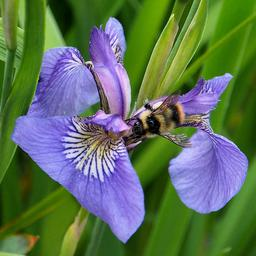
#> input picture HelloWorld/sample/iris_raw_images/iris-setosa/iris_setosa_1.jpg, 256 x 256 px, given as the content of the folder sample/iris/test, which was not available
$ jupyter execute --allow-errors MultiModalAlgorithm-ExtractFeatures.ipynb   (text cells are left out)
#> lines starting #> are read from the running program, lines starting #| are printed output that depends on the picture; after the words box and inside, x2 and y2 are one past the last pixel; in counts of white or black regions, pixels touching at a corner belong together; long printed decimals are rounded; pictures that were not available may be replaced by others from this repository, and a replacement may not be noted
[cell 1]
# import os

# def rename_files_in_directory(directory_path):
#     """
#     Renomeia todos os arquivos em um diretório para o nome da pasta seguido de um número crescente.
#     Substitui "-" por "_" no nome da pasta.

#     Args:
#         directory_path: Caminho para o diretório.
#     """
#     # Obtém o nome da pasta e substitui "-" por "_"
#     folder_name = os.path.basename(directory_path).replace("-", "_")
#     # Lista todos os arquivos no diretório
#     filenames = os.listdir(directory_path)

#     # Para cada arquivo no diretório
#     for i, filename in enumerate(filenames):
#         # Constrói o novo nome do arquivo
#         new_filename = f"{folder_name}_{i+1}.jpg"
#         # Constrói o caminho completo para o arquivo antigo e o novo
#         old_file_path = os.path.join(directory_path, filename)
#         new_file_path = os.path.join(directory_path, new_filename)
#         # Renomeia o arquivo
#         os.rename(old_file_path, new_file_path)

# # Uso da função
# rename_files_in_directory('sample/iris_raw_images/iris-setosa')
# rename_files_in_directory('sample/iris_raw_images/iris-versicolor')
# rename_files_in_directory('sample/iris_raw_images/iris-virginica')

[cell 2]
# [13 lines of commented-out code are left out]

[cell 3]
import os

import numpy as np
from sklearn import preprocessing
from sklearn.cluster import KMeans
from PIL import Image
import cv2
import pandas as pd

# Alterar as opções de impressão
# np.set_printoptions(threshold=np.inf)

[cell 4]
def vetorizar_imagem(caminho_imagem):
    # Ler a imagem
    imagem = cv2.imread(caminho_imagem)

    # Converter a imagem em um vetor unidimensional
    vetor_imagem = imagem.flatten()

    return vetor_imagem

[cell 5]
def vetorizar_imagens(diretorio):
#> called with diretorio = 'sample/iris/test'
    vetor_imagens = {}
    for root, dirs, files in os.walk(diretorio):
        for filename in files:
            if filename.endswith(".jpg") or filename.endswith(".png"):
                caminho_imagem = os.path.join(root, filename)
                imagem = cv2.imread(caminho_imagem, cv2.IMREAD_GRAYSCALE)
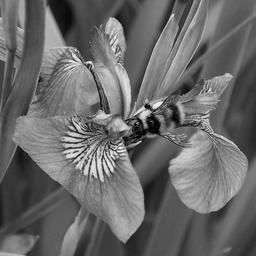
#> imagem: shape (256, 256); min 0, max 255, mean 105.2
                vetor_imagem = imagem.flatten()
                file_name = filename.split('.')[0]
                vetor_imagens[file_name] = np.array(vetor_imagem)
    return vetor_imagens

[cell 6]
# Use a função para vetorizar todas as imagens em um diretório
# images_vectorized = {}
directory = 'sample/iris/test'
# images_vectorized = vetorizar_imagens(directory)
# Exemplo de uso
vetor_imagens = vetorizar_imagens(directory)
#> vetor_imagens = 1 item

[cell 7]
vetor_imagens

[cell 8]
def extrair_cor_petalas(caminho_imagem):
    # Carregar a imagem
#> called with caminho_imagem = 'sample/iris_images/iris_setosa_1.jpg'
    imagem = Image.open(caminho_imagem)
#> imagem: PIL image 256x256 RGB
    imagem = imagem.resize((150,150)) # Redimensionar a imagem para reduzir o tempo de processamento
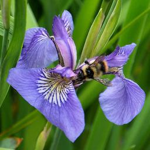
#> imagem: PIL image 150x150 RGB; mean R, G, B 93.6, 114.5, 88.2
    imagem_np = np.array(imagem)

    # Redimensionar a imagem para ser uma lista de pixels
    pixels = imagem_np.reshape(-1, 3)

    # Executar o algoritmo k-means para encontrar as cores mais comuns
    kmeans = KMeans(n_clusters=5)
    kmeans.fit(pixels)

    # Encontrar a cor mais comum (ou seja, o centro do cluster mais comum)
    cor_dominante = kmeans.cluster_centers_[kmeans.labels_[0]]

    return cor_dominante

[cell 9]
def extrair_cores_pasta(caminho_pasta):
    # Inicializar um dicionário para armazenar as cores dominantes
    cores_dominantes = {}

    # Listar todos os arquivos na pasta
    arquivos = os.listdir(caminho_pasta)

    # Para cada arquivo na pasta, extrair a cor dominante das pétalas
    for arquivo in arquivos:
        # Ignorar arquivos que não são imagens
        if not (arquivo.endswith('.jpg') or arquivo.endswith('.png')):
            continue

        # Construir o caminho completo para o arquivo
        caminho_arquivo = os.path.join(caminho_pasta, arquivo)

        # Extrair a cor dominante das pétalas
        cor_dominante = extrair_cor_petalas(caminho_arquivo)

        # Adicionar a cor dominante ao dicionário
        cores_dominantes[arquivo.split('.')[0]] = cor_dominante

    return cores_dominantes

[cell 10]
# Exemplo de uso
cores_dominantes = extrair_cores_pasta('sample/iris_images')
for nome_arquivo, cor_dominante in cores_dominantes.items():
    print("Cor dominante das pétalas do arquivo '{}': {}".format(nome_arquivo, cor_dominante))

[cell 11]
def extrair_formato_petalas(caminho_imagem):
    # Carregar a imagem em escala de cinza
#> called with caminho_imagem = 'sample/iris_images/iris_setosa_1.jpg'
    imagem = cv2.imread(caminho_imagem, cv2.IMREAD_GRAYSCALE)

    # Aplicar um limiar para separar as pétalas do fundo
    _, imagem_limiar = cv2.threshold(imagem, 127, 255, cv2.THRESH_BINARY)
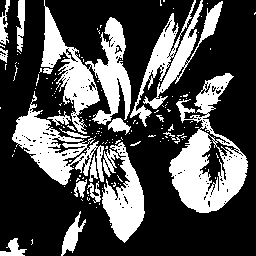
#> imagem_limiar: shape (256, 256); 30.7% white; 151 white regions (130 under 20 px)

    # Encontrar os contornos na imagem
    contornos, _ = cv2.findContours(imagem_limiar, cv2.RETR_EXTERNAL, cv2.CHAIN_APPROX_SIMPLE)
#> contornos = 147 contours, 131 with area under 20; largest, box (x1, y1, x2, y2) and area: (169, 73, 248, 213) 5444, (41, 0, 131, 134) 4234, (12, 91, 104, 185) 2896, (130, 0, 223, 127) 2530, (102, 142, 145, 243) 2244

    # Calcular a área e o perímetro de cada contorno
    areas = [cv2.contourArea(contorno) for contorno in contornos]
#> areas = 147 values, max 5444 at index 114, min 0 at index 2, mean 129
    perimetros = [cv2.arcLength(contorno, True) for contorno in contornos]
#> perimetros = 147 values, max 1156.9 at index 144, min 0 at index 2, mean 40.11

    # Calcular a convexidade de cada contorno (a proporção entre a área do contorno e a área do seu casco convexo)
    convexidades = [cv2.contourArea(contorno) / cv2.contourArea(cv2.convexHull(contorno)) if cv2.contourArea(cv2.convexHull(contorno)) != 0 else 0 for contorno in contornos]
#> convexidades = 147 values, max 1 at index 22, min 0 at index 2, mean 0.209

    return areas, perimetros, convexidades

[cell 12]
def extrair_caracteristicas_pasta(caminho_pasta):
    # Obter uma lista de todos os arquivos na pasta
    arquivos = os.listdir(caminho_pasta)

    # Inicializar um dicionário para armazenar as características de cada arquivo
    caracteristicas_arquivos = {}

    # Para cada arquivo na pasta, extrair as características e adicionar ao dicionário
    for arquivo in arquivos:
        # Ignorar arquivos que não são imagens
        if not (arquivo.endswith('.png') or arquivo.endswith('.jpg')):
            continue

        # Extrair as características do arquivo
        areas, perimetros, convexidades = extrair_formato_petalas(os.path.join(caminho_pasta, arquivo))

        # Adicionar as características ao dicionário, usando o nome do arquivo sem a extensão como chave
        nome_arquivo_sem_extensao = os.path.splitext(arquivo)[0]
        caracteristicas_arquivos[nome_arquivo_sem_extensao] = {"areas": areas, "perimetros":perimetros, "convexidades":convexidades}
    # Extrair o formato das pétalas

    return caracteristicas_arquivos

[cell 13]
# # Exemplo de uso
# caracteristicas = extrair_caracteristicas('sample/iris/iris_setosa_1.jpg')

# print("Características da imagem:", caracteristicas)


# Exemplo de uso
caracteristicas_iris = extrair_caracteristicas_pasta('sample/iris_images')
#> caracteristicas_iris = 1 item

for nome_arquivo, caracteristicas in caracteristicas_iris.items():
    print("Características do arquivo iris'{}': {}".format(nome_arquivo, caracteristicas))
#> this loop made 1 pass
#> (printed output is left out)

[cell 14]
def reduzir_dimensao(dicionario_caracteristicas):
    dicionario_reduzido = {}

    for nome_arquivo, caracteristicas in dicionario_caracteristicas.items():
        caracteristicas_reduzidas = {chave: [np.mean(valores)] for chave, valores in caracteristicas.items()}
        dicionario_reduzido[nome_arquivo] = caracteristicas_reduzidas
#> after the loop, dicionario_reduzido = 1 item

    return dicionario_reduzido

caracteristicas_iris_reduzidas = reduzir_dimensao(caracteristicas_iris)
#> caracteristicas_iris_reduzidas = 1 item

for nome_arquivo, caracteristicas in caracteristicas_iris_reduzidas.items():
    print("Características reduzidas do arquivo iris'{}': {}".format(nome_arquivo, caracteristicas))

[cell 15]
cores_dominantes_df = pd.DataFrame(cores_dominantes).T
cores_dominantes_df.columns = ['cor_r', 'cor_g', 'cor_b']
cores_dominantes_df = cores_dominantes_df.reset_index().rename(columns={'index':'arquivo_cor'})
cores_dominantes_df

[cell 16]
df = pd.DataFrame(caracteristicas_iris_reduzidas).T
#> df = table of 1 rows and 3 columns
df = df.reset_index().rename(columns={'index': 'nome_arquivo'})
#> df = table of 1 rows and 4 columns
df['classe'] = [classe.split('_')[1] for classe in df['nome_arquivo']]
df['areas'] = [area[0] for area in df['areas']]
df['perimetros'] = [perimetro[0] for perimetro in df['perimetros']]
df['convexidades'] = [convexidade[0] for convexidade in df['convexidades']]
df
#> Out = table of 1 rows and 5 columns

[cell 17]
df_carac = pd.merge(df, cores_dominantes_df, left_on='nome_arquivo', right_on='arquivo_cor')
#> df_carac = table of 1 rows and 9 columns
df_carac.drop(columns=['arquivo_cor'], inplace=True)
df_carac
#> Out = table of 1 rows and 8 columns

[cell 18]
def normalizar_colunas(df):
    return df.apply(lambda x: (x - x.min()) / (x.max() - x.min()))

[cell 19]
df_normalizado = normalizar_colunas(df_carac[['areas','perimetros','convexidades','cor_r','cor_g','cor_b']])
#> df_normalizado = table of 1 rows and 6 columns
print(df_normalizado)
#|    areas  perimetros  convexidades  cor_r  cor_g  cor_b
#| 0    NaN         NaN           NaN    NaN    NaN    NaN
df_carac[['areas','perimetros','convexidades','cor_r','cor_g','cor_b']] = df_normalizado[['areas','perimetros','convexidades','cor_r','cor_g','cor_b']]
df_carac
#> Out = table of 1 rows and 8 columns

[cell 20]
# df_carac['geral'] = [np.array([df_carac['areas'][i], df_carac['perimetros'][i], df_carac['convexidades'][i], df_carac['cor_r'][i], df_carac['cor_g'][i], df_carac['cor_b'][i]]) for i in range(len(df_carac))]
# df_carac['areas'][2]
df_carac.sort_values(by='nome_arquivo', inplace=True)
df_carac.reset_index(drop=True, inplace=True)
df_carac
#> Out = table of 1 rows and 8 columns

[cell 21]
df_carac.to_csv('sample/iris_images.csv', index=False, sep=',', header=True)

[cell 22]
def early_fusion(caracteristicas, caracteristicas_outras):
    # Inicializar um dicionário para armazenar os vetores fusionados
    dicionario_fusion = {}

    # Para cada arquivo no dicionário de características, adicionar o vetor fusionado ao dicionario_fusion
    for nome_arquivo, caracteristica in caracteristicas.items():
        # Ignorar arquivos que não estão no dicionario_cores
        if nome_arquivo not in caracteristicas_outras:
            continue

        # Obter a cor correspondente
        outra = caracteristicas_outras[nome_arquivo]

        # Realizar a fusão precoce concatenando as características e a cor
        vetor_fusion = caracteristica + outra

        # Adicionar o vetor fusionado ao dicionario_fusion
        dicionario_fusion[nome_arquivo] = vetor_fusion

    return dicionario_fusion

[cell 23]
# for nome_arquivo, caracteristica in caracteristicas_iris_reduzidas.items():
    # print("Características reduzidas do arquivo iris'{}': {}".format(nome_arquivo, caracteristicas))
for nome_arquivo, caracteristica in caracteristicas_iris_reduzidas.items():
    nova_caracteristica = []
    nova_caracteristica.append(caracteristica['areas'][0])
    nova_caracteristica.append(caracteristica['perimetros'][0])
    nova_caracteristica.append(caracteristica['convexidades'][0])
    caracteristica_iris = {nome_arquivo: np.array(nova_caracteristica)}
    print("Características early fusion do arquivo iris'{}': {}".format(nome_arquivo, caracteristica_iris[nome_arquivo]))
#> this loop made 1 pass
#> (nome_arquivo, caracteristica_iris) on pass 1: ('iris_setosa_1', {'iris_setosa_1': [129, 40.11, 0.209]})
#| Características early fusion do arquivo iris'iris_setosa_1': [128.997  40.108   0.2085]

[cell 24]
caracteristica_iris
#> Out = {'iris_setosa_1': [129, 40.11, 0.209]}

#> (a cell that did not finish here is left out)

[cell 26]
caracteristica_iris_cores = {}
for nome_arquivo_cor, caracteristica_cor in cores_dominantes.items():
    for nome_arquivo, caracteristica in caracteristica_iris.items():
        if nome_arquivo_cor == nome_arquivo:
            print(True)
            array_caracteristica = np.append(caracteristica, caracteristica_cor)
            caracteristica_iris_cores[nome_arquivo] = array_caracteristica
#> after the loop, caracteristica_iris_cores = {'iris_setosa_1': [129, 40.11, 0.209, 126.1, 146.6, 78.14]}

[cell 27]
caracteristica_iris_cores
#> Out has the same summary as caracteristica_iris_cores

[cell 28]
for nome_arquivo_cor, caracteristica_cor in cores_dominantes.items():
    print(nome_arquivo_cor, caracteristica_cor)

[cell 29]
caracteristica_iris_cores
#> Out has the same summary as caracteristica_iris_cores

$ run again, on HelloWorld/sample/iris_raw_images/iris-versicolor/iris_versicolor_104.jpg
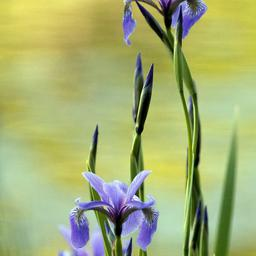
#> input picture HelloWorld/sample/iris_raw_images/iris-versicolor/iris_versicolor_104.jpg, 256 x 256 px, given as the content of the folder sample/iris/test, which was not available
#> in vetorizar_imagens, `imagem = cv2.imread(caminho_imagem, cv2.IMREAD_GRAYSCALE)`:
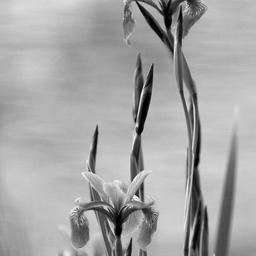
#> imagem: shape (256, 256); min 0, max 255, mean 165.6
#> vetor_imagens = 1 item
#> in extrair_formato_petalas, `_, imagem_limiar = cv2.threshold(imagem, 127, 255, cv2.THRESH_BINARY)`:
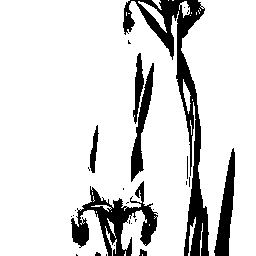
#> imagem_limiar: shape (256, 256); 85.7% white; 27 black regions (19 under 20 px)
#> contornos = 29 contours, 19 with area under 20; largest, box (x1, y1, x2, y2) and area: (0, 0, 196, 256) 42198, (181, 0, 256, 256) 13291, (138, 1, 167, 33) 188, (183, 79, 191, 114) 101, (179, 1, 190, 18) 78
#> areas = 29 values, max 42198.5 at index 28, min 0 at index 0, mean 1933.1
#> perimetros = 29 values, max 1939.2 at index 28, min 0 at index 7, mean 120.4
#> convexidades = 29 values, max 0.883 at index 28, min 0 at index 0, mean 0.263
#> caracteristicas_iris = 1 item
#> the loop `for nome_arquivo, caracteristicas in caracteristicas_iris.items():` made 1 pass
#> nome_arquivo on pass 1: 'iris_versicolor_104'
#> (printed output is left out)
#> the loop in reduzir_dimensao, `for nome_arquivo, caracteristicas in dicionario_caracteristicas.items():` made 1 pass
#> the loop `for nome_arquivo, caracteristicas in caracteristicas_iris_reduzidas.it..` made 1 pass
#> (printed output is left out)
#> `df = pd.DataFrame(caracteristicas_iris_reduzidas).T`: df = table of 1 rows and 3 columns
#> `df = df.reset_index().rename(columns={'index': 'nome_arquivo'})`: df = table of 1 rows and 4 columns
#> `df`: Out = table of 1 rows and 5 columns
#> df_carac = table of 1 rows and 9 columns
#> `df_carac`: Out = table of 1 rows and 8 columns
#> df_normalizado = table of 1 rows and 6 columns
#|    areas  perimetros  convexidades  cor_r  cor_g  cor_b
#| 0    NaN         NaN           NaN    NaN    NaN    NaN
#> `df_carac`: Out = table of 1 rows and 8 columns
#> the loop `for nome_arquivo, caracteristica in caracteristicas_iris_reduzidas.ite..` made 1 pass
#> (nome_arquivo, caracteristica_iris) on pass 1: ('iris_versicolor_104', {'iris_versicolor_104': [1933.1, 120.4, 0.263]})
#> (printed output is left out)
#> `caracteristica_iris`: Out = {'iris_versicolor_104': [1933.1, 120.4, 0.263]}
#> after the loop `for nome_arquivo_cor, caracteristica_cor in cores_dominantes.items():`: caracteristica_iris_cores = {'iris_versicolor_104': [1933.1, 120.4, 0.263, 192.7, 197.6, 105.4]}
#> `caracteristica_iris_cores`: Out has the same summary as caracteristica_iris_cores
#> `caracteristica_iris_cores`: Out has the same summary as caracteristica_iris_cores

$ run again, on HelloWorld/sample/iris_raw_images/iris-versicolor/iris_versicolor_107.jpg
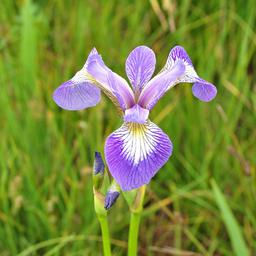
#> input picture HelloWorld/sample/iris_raw_images/iris-versicolor/iris_versicolor_107.jpg, 256 x 256 px, given as the content of the folder sample/iris/test, which was not available
#> in vetorizar_imagens, `imagem = cv2.imread(caminho_imagem, cv2.IMREAD_GRAYSCALE)`:
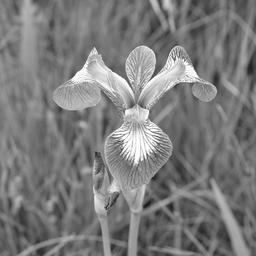
#> imagem: shape (256, 256); min 22, max 255, mean 123.6
#> vetor_imagens = 1 item
#> in extrair_formato_petalas, `_, imagem_limiar = cv2.threshold(imagem, 127, 255, cv2.THRESH_BINARY)`:
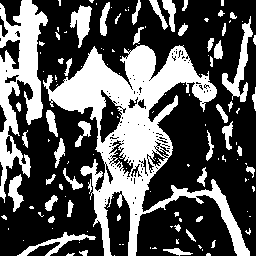
#> imagem_limiar: shape (256, 256); 35.2% white; 131 white regions (81 under 20 px)
#> contornos = 126 contours, 86 with area under 20; largest, box (x1, y1, x2, y2) and area: (43, 45, 250, 256) 13943, (0, 0, 48, 203) 3950, (222, 16, 253, 102) 626, (70, 5, 92, 48) 434, (17, 232, 96, 256) 346
#> areas = 126 values, max 13943 at index 92, min 0 at index 0, mean 175.4
#> perimetros = 126 values, max 1914.4 at index 92, min 0 at index 0, mean 46.38
#> convexidades = 126 values, max 1 at index 1, min 0 at index 0, mean 0.492
#> caracteristicas_iris = 1 item
#> the loop `for nome_arquivo, caracteristicas in caracteristicas_iris.items():` made 1 pass
#> nome_arquivo on pass 1: 'iris_versicolor_107'
#> (printed output is left out)
#> the loop in reduzir_dimensao, `for nome_arquivo, caracteristicas in dicionario_caracteristicas.items():` made 1 pass
#> the loop `for nome_arquivo, caracteristicas in caracteristicas_iris_reduzidas.it..` made 1 pass
#> (printed output is left out)
#> `df = pd.DataFrame(caracteristicas_iris_reduzidas).T`: df = table of 1 rows and 3 columns
#> `df = df.reset_index().rename(columns={'index': 'nome_arquivo'})`: df = table of 1 rows and 4 columns
#> `df`: Out = table of 1 rows and 5 columns
#> df_carac = table of 1 rows and 9 columns
#> `df_carac`: Out = table of 1 rows and 8 columns
#> df_normalizado = table of 1 rows and 6 columns
#|    areas  perimetros  convexidades  cor_r  cor_g  cor_b
#| 0    NaN         NaN           NaN    NaN    NaN    NaN
#> `df_carac`: Out = table of 1 rows and 8 columns
#> the loop `for nome_arquivo, caracteristica in caracteristicas_iris_reduzidas.ite..` made 1 pass
#> (nome_arquivo, caracteristica_iris) on pass 1: ('iris_versicolor_107', {'iris_versicolor_107': [175.4, 46.38, 0.492]})
#> (printed output is left out)
#> `caracteristica_iris`: Out = {'iris_versicolor_107': [175.4, 46.38, 0.492]}
#> after the loop `for nome_arquivo_cor, caracteristica_cor in cores_dominantes.items():`: caracteristica_iris_cores = {'iris_versicolor_107': [175.4, 46.38, 0.492, 103.5, 127.9, 27.3]}
#> `caracteristica_iris_cores`: Out has the same summary as caracteristica_iris_cores
#> `caracteristica_iris_cores`: Out has the same summary as caracteristica_iris_cores

$ run again, on HelloWorld/sample/iris_raw_images/iris-virginica/iris_virginica_1.jpg
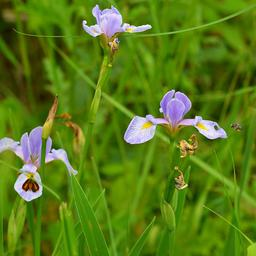
#> input picture HelloWorld/sample/iris_raw_images/iris-virginica/iris_virginica_1.jpg, 256 x 256 px, given as the content of the folder sample/iris/test, which was not available
#> in vetorizar_imagens, `imagem = cv2.imread(caminho_imagem, cv2.IMREAD_GRAYSCALE)`:
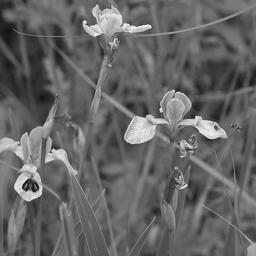
#> imagem: shape (256, 256); min 7, max 255, mean 101.4
#> vetor_imagens = 1 item
#> in extrair_formato_petalas, `_, imagem_limiar = cv2.threshold(imagem, 127, 255, cv2.THRESH_BINARY)`:
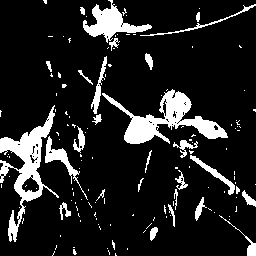
#> imagem_limiar: shape (256, 256); 13.2% white; 139 white regions (111 under 20 px)
#> contornos = 137 contours, 114 with area under 20; largest, box (x1, y1, x2, y2) and area: (102, 89, 228, 144) 2153, (0, 105, 59, 242) 2144, (83, 0, 152, 43) 976, (45, 136, 88, 200) 362, (190, 155, 235, 195) 238
#> areas = 137 values, max 2153 at index 105, min 0 at index 1, mean 52.93
#> perimetros = 137 values, max 615.7 at index 101, min 0 at index 5, mean 27.51
#> convexidades = 137 values, max 1 at index 25, min 0 at index 1, mean 0.255
#> caracteristicas_iris = 1 item
#> the loop `for nome_arquivo, caracteristicas in caracteristicas_iris.items():` made 1 pass
#> (printed output is left out)
#> the loop in reduzir_dimensao, `for nome_arquivo, caracteristicas in dicionario_caracteristicas.items():` made 1 pass
#> the loop `for nome_arquivo, caracteristicas in caracteristicas_iris_reduzidas.it..` made 1 pass
#> (printed output is left out)
#> `df = pd.DataFrame(caracteristicas_iris_reduzidas).T`: df = table of 1 rows and 3 columns
#> `df = df.reset_index().rename(columns={'index': 'nome_arquivo'})`: df = table of 1 rows and 4 columns
#> `df`: Out = table of 1 rows and 5 columns
#> df_carac = table of 1 rows and 9 columns
#> `df_carac`: Out = table of 1 rows and 8 columns
#> df_normalizado = table of 1 rows and 6 columns
#|    areas  perimetros  convexidades  cor_r  cor_g  cor_b
#| 0    NaN         NaN           NaN    NaN    NaN    NaN
#> `df_carac`: Out = table of 1 rows and 8 columns
#> the loop `for nome_arquivo, caracteristica in caracteristicas_iris_reduzidas.ite..` made 1 pass
#> (nome_arquivo, caracteristica_iris) on pass 1: ('iris_virginica_1', {'iris_virginica_1': [52.93, 27.51, 0.255]})
#> (printed output is left out)
#> `caracteristica_iris`: Out = {'iris_virginica_1': [52.93, 27.51, 0.255]}
#> after the loop `for nome_arquivo_cor, caracteristica_cor in cores_dominantes.items():`: caracteristica_iris_cores = {'iris_virginica_1': [52.93, 27.51, 0.255, 54.23, 74.39, 3.35]}
#> `caracteristica_iris_cores`: Out has the same summary as caracteristica_iris_cores
#> `caracteristica_iris_cores`: Out has the same summary as caracteristica_iris_cores
